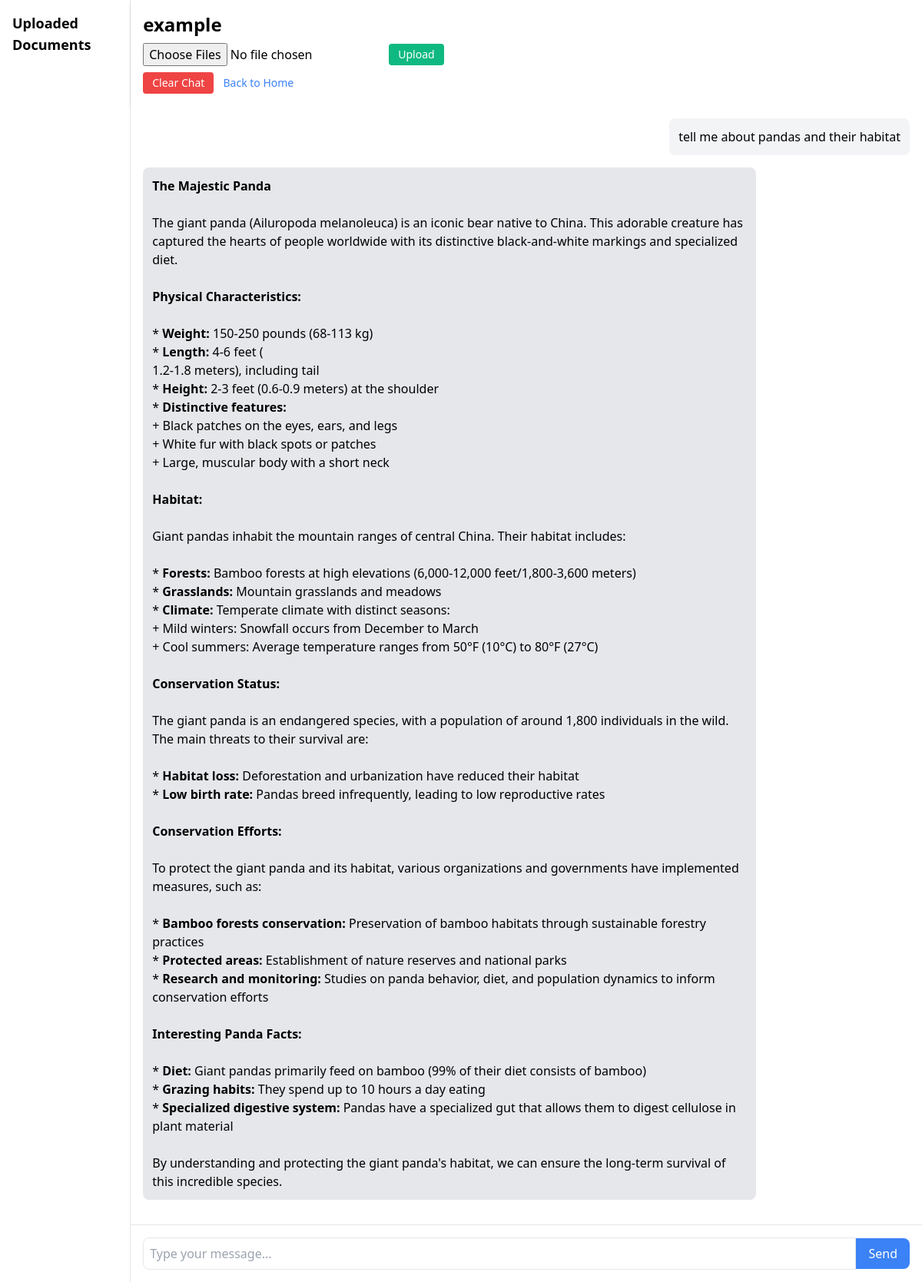
/chat/1 (signed in), run on the app's committed database.
### models.py (models this page shows)
class Chat(db.Model):
    id = db.Column(db.Integer, primary_key=True)
    title = db.Column(db.String(150), nullable=False)
    user_id = db.Column(db.Integer, db.ForeignKey('user.id'), nullable=False)
    messages = db.relationship('Message', backref='chat', lazy=True, cascade="all, delete-orphan")

class Message(db.Model):
    id = db.Column(db.Integer, primary_key=True)
    content = db.Column(db.Text, nullable=False)
    timestamp = db.Column(db.DateTime, default=datetime.utcnow)
    is_user = db.Column(db.Boolean, default=True)
    chat_id = db.Column(db.Integer, db.ForeignKey('chat.id'), nullable=False)
    citations = db.Column(db.Text)
    def get_citations(self):
        return json.loads(self.citations) if self.citations else []

### app.py (the view)
@app.route("/chat/<int:chat_id>")
@login_required
def chat(chat_id):
    chat = Chat.query.get_or_404(chat_id)
    messages = Message.query.filter_by(chat_id=chat.id).order_by(Message.timestamp).all()
    return render_template('chat.html', chat=chat, messages=messages)

### app.py (called while the page is built)
@login_manager.user_loader
def load_user(user_id):
    return User.query.get(int(user_id))

### templates/chat.html (shortened to what this page needs)
<!DOCTYPE html>
<html lang="en">
<head>
    <link href="https://cdn.jsdelivr.net/npm/tailwindcss@2.2.19/dist/tailwind.min.css" rel="stylesheet">
</head>
<body class="bg-gray-100">
    <div class="chat-layout">
        <div class="documents-pane bg-white p-4 border-r">
            <h2 class="text-lg font-bold mb-4">Uploaded Documents</h2>
        </div>
        <div class="main-chat-area">
            <div class="p-4 bg-white shadow-md">
                <h1 class="text-2xl font-bold mb-2">{{ chat.title }}</h1>
                <div class="mb-2">
                    <form action="{{ url_for('upload_documents', chat_id=chat.id) }}" method="post" enctype="multipart/form-data" class="flex items-center">
                        <input type="file" name="documents" multiple accept=".txt,.doc,.docx,.pdf,.xls,.xlsx,.ppt,.pptx" class="mr-2">
                        <button type="submit" class="bg-green-500 text-white px-3 py-1 rounded text-sm hover:bg-green-600">Upload</button>
                    </form>
                </div>
                <form action="{{ url_for('clear_chat', chat_id=chat.id) }}" method="post" onsubmit="return confirm('Are you sure you want to clear this chat? This will delete all messages and uploaded documents.');" class="inline-block">
                    <button type="submit" class="bg-red-500 text-white px-3 py-1 rounded text-sm hover:bg-red-600">Clear Chat</button>
                </form>
                <a href="{{ url_for('home') }}" class="text-blue-500 hover:underline text-sm ml-2">Back to Home</a>
            </div>
            <div class="chat-container bg-white" data-chat-id="{{ chat.id }}">
                {% for message in messages %}
                    <div class="flex {% if message.is_user %}justify-end{% else %}justify-start{% endif %} mb-4">
                        <div class="message {% if message.is_user %}user-message{% else %}bot-message{% endif %} rounded-lg p-3">
                            {% if message.is_user %}
                                {{ message.content }}
                            {% else %}
                                {{ message.content|safe }}
                            {% endif %}
                        </div>
                    </div>
                {% endfor %}
            </div>
            <div class="p-4 bg-white border-t">
                <div class="flex items-center">
                    <textarea id="userInput" class="flex-grow border rounded-l-lg p-2 focus:outline-none focus:ring-2 focus:ring-blue-500" rows="1" placeholder="Type your message..."></textarea>
                    <button id="sendButton" class="bg-blue-500 text-white px-4 py-2 rounded-r-lg hover:bg-blue-600 focus:outline-none focus:ring-2 focus:ring-blue-500">Send</button>
                </div>
            </div>
        </div>
    </div>
</body>
</html>

### templates/chat.html (style rules this page uses)
body, html { height: 100%; margin: 0; }
.chat-layout { display: flex; height: 100vh; }
.documents-pane { width: 250px; overflow-y: auto; }
.main-chat-area { flex-grow: 1; display: flex; flex-direction: column; height: 100vh; }
.chat-container { flex-grow: 1; overflow-y: auto; padding: 1rem; }
.message { max-width: 80%; word-wrap: break-word; }
.user-message { background-color: #f3f4f6; }
.bot-message { background-color: #e5e7eb; }
#userInput { min-height: 40px; max-height: 120px; resize: none; overflow-y: auto; }

### data on the page
Chat: title "example"
Message: content "tell me about pandas and their habitat"
Message: content "The Majestic Panda The giant panda (Ailuropoda melanoleuca) is an iconic bear native to China. This adorable creature has captured the hearts of people worldwide with its distinctive black-and-white markings and specialized diet. Physical Characteristics: * Weight: 150-250 pounds (68-113 kg) * Length: 4-6 feet ( 1.2-1.8 meters), including tail * Height: 2-3 feet (0.6-0.9 meters) at the shoulder * Distinctive features: + Black patches on the eyes, ears, and legs + White fur with black spots or patches + Large, muscular body with a short neck Habitat: Giant pandas inhabit the mountain ranges of central China. Their habitat includes: * Forests: Bamboo forests at high elevations (6,000-12,000…"
